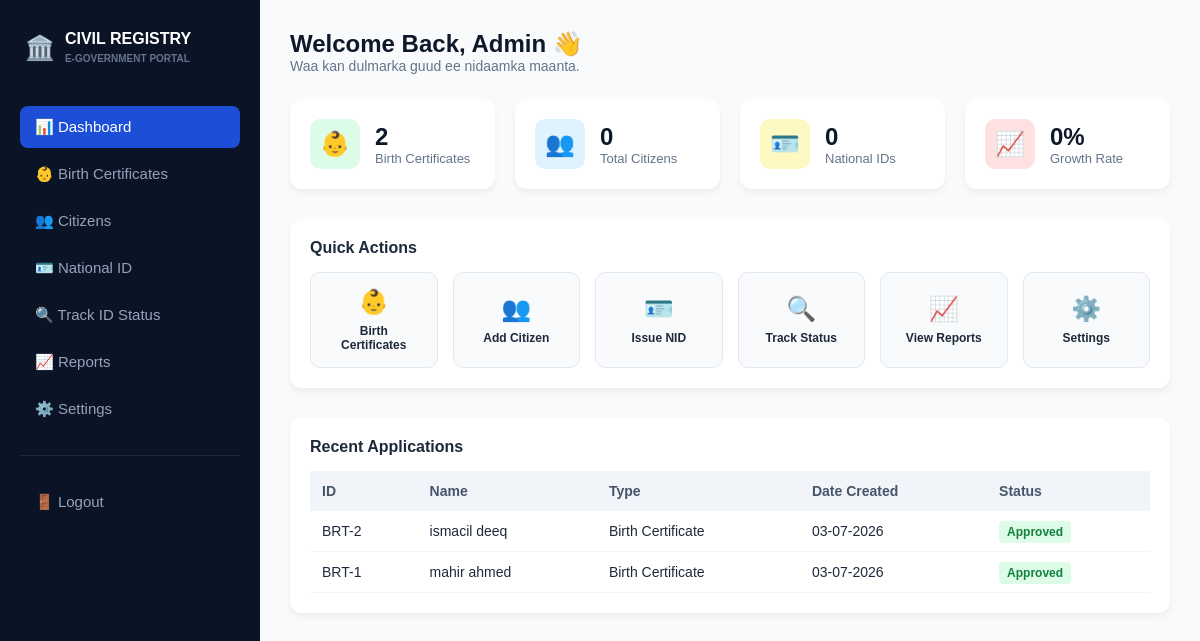
/dashboard.php (signed in), run on the app's committed database.
### tables this page shows
CREATE TABLE `birth_certificates` (
  `id` int(11) NOT NULL,
  `first_name` varchar(50) NOT NULL,
  `middle_name` varchar(50) NOT NULL,
  `last_name` varchar(50) NOT NULL,
  `gender` varchar(10) NOT NULL,
  `dob` date NOT NULL,
  `place_of_birth` varchar(100) NOT NULL,
  `father_name` varchar(150) NOT NULL,
  `father_nid` varchar(50) NOT NULL,
  `mother_name` varchar(150) NOT NULL,
  `mother_nid` varchar(50) NOT NULL,
  `address` text NOT NULL,
  `phone_number` varchar(20) NOT NULL,
  `created_at` timestamp NOT NULL DEFAULT current_timestamp()
);

### dashboard.php (the view, shortened to what this page needs)
<?php
require_once 'db.php';
$stmt = $conn->query("SELECT COUNT(*) FROM birth_certificates");
$total_births = $stmt->fetchColumn();
$stmt_recent = $conn->query("SELECT * FROM birth_certificates ORDER BY id DESC LIMIT 5");
$recent_records = $stmt_recent->fetchAll(PDO::FETCH_ASSOC);
?>
<!DOCTYPE html>
<html lang="so">
<head>
</head>
<body>
    <div class="dashboard-wrapper">
        <aside class="sidebar">
            <div class="sidebar-brand">
                <span style="font-size: 24px;">🏛️</span>
                <div>
                    <h3>CIVIL REGISTRY</h3>
                    <small style="font-size: 10px; color: #64748b; font-weight: bold;">E-GOVERNMENT PORTAL</small>
                </div>
            </div>
            <nav class="sidebar-menu">
                <a href="dashboard.php" class="active">📊 Dashboard</a>
                <a href="birth_records.php">👶 Birth Certificates</a>
                <a href="#">👥 Citizens</a>
                <a href="#">🪪 National ID</a>
                <a href="#">🔍 Track ID Status</a>
                <a href="#">📈 Reports</a>
                <a href="#">⚙️ Settings</a>
                <hr style="border: 0; border-top: 1px solid #1e293b; margin: 20px 0;">
                <a href="logout.php">🚪 Logout</a>
            </nav>
        </aside>
        <main class="main-content">
            <header class="top-header">
                <h2>Welcome Back, Admin 👋</h2>
                <p style="color: #64748b; font-size: 14px;">Waa kan dulmarka guud ee nidaamka maanta.</p>
            </header>
            <div class="stats-grid">
                <div class="stat-card">
                    <div class="card-icon" style="background: #dcfce7;">👶</div>
                    <div class="card-info">
                        <h3><?php echo $total_births; ?></h3>
                        <p>Birth Certificates</p>
                    </div>
                </div>
                <div class="stat-card"><div class="card-icon" style="background: #e0f2fe;">👥</div><div class="card-info"><h3>0</h3><p>Total Citizens</p></div></div>
                <div class="stat-card"><div class="card-icon" style="background: #fef9c3;">🪪</div><div class="card-info"><h3>0</h3><p>National IDs</p></div></div>
                <div class="stat-card"><div class="card-icon" style="background: #fee2e2;">📈</div><div class="card-info"><h3>0%</h3><p>Growth Rate</p></div></div>
            </div>
            <div class="quick-actions">
                <h3>Quick Actions</h3>
                <div class="actions-grid">
                    <a href="birth_records.php" class="action-item">
                        <span style="font-size: 24px; margin-bottom: 8px;">👶</span>
                        <span style="font-size: 12px; font-weight: 600;">Birth Certificates</span>
                    </a>
                    <a href="#" class="action-item"><span style="font-size: 24px; margin-bottom: 8px;">👥</span><span style="font-size: 12px; font-weight: 600;">Add Citizen</span></a>
                    <a href="#" class="action-item"><span style="font-size: 24px; margin-bottom: 8px;">🪪</span><span style="font-size: 12px; font-weight: 600;">Issue NID</span></a>
                    <a href="#" class="action-item"><span style="font-size: 24px; margin-bottom: 8px;">🔍</span><span style="font-size: 12px; font-weight: 600;">Track Status</span></a>
                    <a href="#" class="action-item"><span style="font-size: 24px; margin-bottom: 8px;">📈</span><span style="font-size: 12px; font-weight: 600;">View Reports</span></a>
                    <a href="#" class="action-item"><span style="font-size: 24px; margin-bottom: 8px;">⚙️</span><span style="font-size: 12px; font-weight: 600;">Settings</span></a>
                </div>
            </div>
            <div class="table-container">
                <h3>Recent Applications</h3>
                <table class="recent-table">
                    <thead>
                        <tr>
                            <th>ID</th>
                            <th>Name</th>
                            <th>Type</th>
                            <th>Date Created</th>
                            <th>Status</th>
                        </tr>
                    </thead>
                    <tbody>
                        <?php if(count($recent_records) > 0): ?>
                            <?php foreach($recent_records as $row): ?>
                                <tr>
                                    <td>BRT-<?php echo $row['id']; ?></td>
                                    <td><?php echo htmlspecialchars($row['first_name'] . ' ' . $row['last_name']); ?></td>
                                    <td>Birth Certificate</td>
                                    <td><?php echo date('d-m-Y', strtotime($row['created_at'])); ?></td>
                                    <td><span style="background: #dcfce7; color: #15803d; padding: 4px 8px; border-radius: 4px; font-size: 12px; font-weight: bold;">Approved</span></td>
                                </tr>
                            <?php endforeach; ?>
                        <?php else: ?>
                            <tr>
                                <td colspan="5" style="text-align: center; padding: 20px; color: #64748b;">Wax codsiyo ah weli lama soo gudbin.</td>
                            </tr>
                        <?php endif; ?>
                    </tbody>
                </table>
            </div>
        </main>
    </div>
</body>
</html>

### dashboard.php (style rules this page uses)
* { margin: 0; padding: 0; box-sizing: border-box; font-family: sans-serif; }
body { background: #f8fafc; }
.dashboard-wrapper { display: flex; min-height: 100vh; }
.sidebar { background: #0b1426; width: 260px; padding: 20px; color: #94a3b8; display: flex; flex-direction: column; }
.sidebar-brand { display: flex; align-items: center; gap: 10px; margin-bottom: 30px; padding: 10px 5px; }
.sidebar-brand h3 { margin: 0; font-size: 16px; color: white; }
.sidebar-menu { display: flex; flex-direction: column; gap: 5px; flex: 1; }
.sidebar-menu a { display: flex; align-items: center; gap: 12px; padding: 12px 15px; border-radius: 8px; text-decoration: none; font-size: 15px; font-weight: 500; color: #94a3b8; transition: 0.3s; }
.sidebar-menu a.active { background: #1d4ed8; color: white; }
.main-content { flex: 1; padding: 30px; }
.top-header { margin-bottom: 25px; }
.top-header h2 { color: #0f172a; font-size: 24px; }
.stats-grid { display: grid; grid-template-columns: repeat(4, 1fr); gap: 20px; margin-bottom: 30px; }
.stat-card { background: white; padding: 20px; border-radius: 12px; box-shadow: 0 4px 6px rgba(0,0,0,0.05); display: flex; align-items: center; gap: 15px; }
.card-icon { width: 50px; height: 50px; border-radius: 10px; display: flex; align-items: center; justify-content: center; font-size: 24px; }
.card-info h3 { font-size: 24px; color: #0f172a; }
.card-info p { color: #64748b; font-size: 13px; }
.quick-actions { background: white; padding: 20px; border-radius: 12px; box-shadow: 0 4px 6px rgba(0,0,0,0.05); margin-bottom: 30px; }
.quick-actions h3 { font-size: 16px; margin-bottom: 15px; color: #1e293b; }
.actions-grid { display: grid; grid-template-columns: repeat(6, 1fr); gap: 15px; }
.action-item { display: flex; flex-direction: column; align-items: center; justify-content: center; background: #f8fafc; border: 1px solid #e2e8f0; padding: 15px; border-radius: 10px; text-decoration: none; color: #1e293b; text-align: center; transition: 0.3s; }
.table-container { background: white; padding: 20px; border-radius: 12px; box-shadow: 0 4px 6px rgba(0,0,0,0.05); }
.table-container h3 { font-size: 16px; margin-bottom: 15px; color: #1e293b; }
.recent-table { width: 100%; border-collapse: collapse; text-align: left; font-size: 14px; }
.recent-table th { background: #f1f5f9; color: #475569; padding: 12px; font-weight: 600; }
.recent-table td { padding: 12px; border-bottom: 1px solid #f1f5f9; color: #1e293b; }

### data on the page
birth_certificates: id "2", first_name+last_name "ismacil deeq", created_at "03-07-2026"
birth_certificates: id "1", first_name+last_name "mahir ahmed", created_at "03-07-2026"

### other printed values
$total_births "2"
